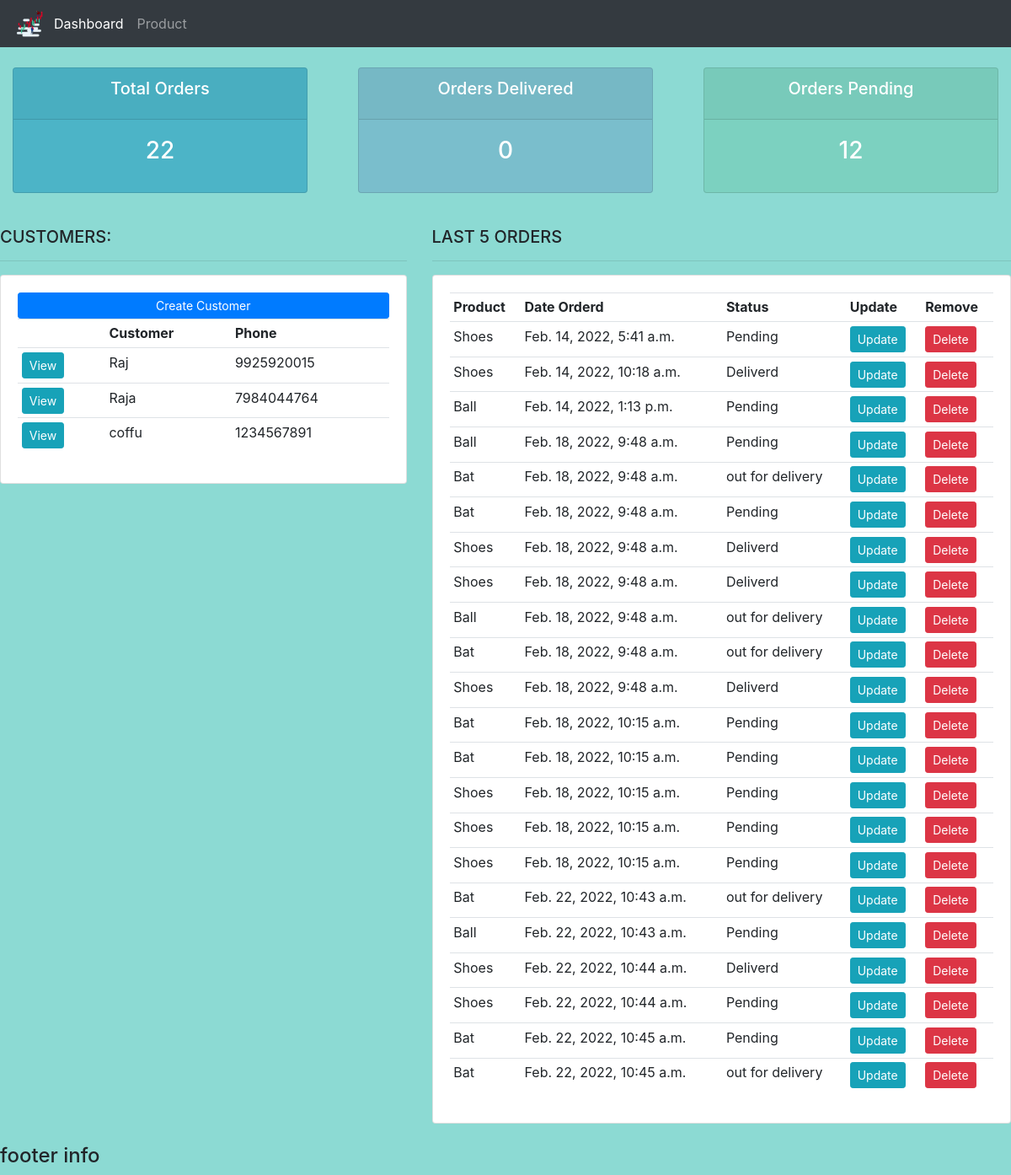
The app's page / (signed in) with its own data.
### account/models.py (models this page shows, shortened)
class Customer(models.Model):
    name = models.CharField(max_length=100)
    phone = models.IntegerField(blank=False)
    email = models.CharField(max_length=100, null= True)
    date_created = models.DateTimeField(auto_now_add=True)

class Order(models.Model):
    STATUS =(
        ('Pending', 'Pending'),
        ('out for delivery', 'Out for Delivery'),
        ('Deliverd', 'Deliverd'),
    )
    customer = models.ForeignKey(Customer, on_delete=models.SET_NULL, null=True)
    product = models.ForeignKey(Product, on_delete=models.SET_NULL, null=True)
    date_created = models.DateTimeField(auto_now_add=True, null=True)
    status = models.CharField(max_length=100, choices=STATUS, default='')
    note = models.CharField(max_length=1000, null=True)

class Product(models.Model):
	CATEGORY = (
			('Indoor', 'Indoor'),
			('Out Door', 'Out Door'),
			)
	name = models.CharField(max_length=200, null=True)
	price = models.FloatField(null=True)
	category = models.CharField(max_length=200, null=True, choices=CATEGORY)
	description = models.CharField(max_length=200, null=True, blank=True)
	date_created = models.DateTimeField(auto_now_add=True, null=True)
	tags = models.ManyToManyField(Tag)
	def __str__(self):
		return self.name

### account/views.py (the view)
# urls.py: path('', views.home, name="home"),
@login_required(login_url='login')
def home(request):
	orders = Order.objects.all()
	customers = Customer.objects.all()
	total_customers = customers.count()
	total_orders = orders.count()
	delivered = orders.filter(status='Delivered').count()
	pending = orders.filter(status='Pending').count()
	context = {'orders':orders, 'customers':customers,
	'total_orders':total_orders,'delivered':delivered,
	'pending':pending }
	return render(request, 'account/dashboard.html', context)

### account/templates/account/dashboard.html
{%  extends 'account/main.html' %}
{% block content %}
{%  include 'account/status.html' %}
<br>
<div class="row">
	<div class="col-md-5">
		<h5>CUSTOMERS:</h5>
		<hr>
		<div class="card card-body">
			<a class="btn btn-primary  btn-sm btn-block" href="">Create Customer</a>
			<table class="table table-sm">
				<tr>
					<th></th>
					<th>Customer</th>
					<th>Phone</th>
				</tr>
				{% for customer in customers %}
					<tr>
						<td><a class="btn btn-sm btn-info" href="{% url 'customer' customer.id %}">View</a></td>
						<td>{{customer.name}}</td>
						<td>{{customer.phone}}</td>
					</tr>
				{% endfor %}
			</table>
		</div>
	</div>
	<div class="col-md-7">
		<h5>LAST 5 ORDERS</h5>
		<hr>
		<div class="card card-body">
			<table class="table table-sm">
				<tr>
					<th>Product</th>
					<th>Date Orderd</th>
					<th>Status</th>
					<th>Update</th>
					<th>Remove</th>
				</tr>
				{% for order in orders %}
					<tr>
						<td>{{order.product}}</td>
						<td>{{order.date_created}}</td>
						<td>{{order.status}}</td>
						<td><a class="btn btn-sm btn-info" href="{% url 'update_order' order.id %}">Update</a></td>
						<td><a class="btn btn-sm btn-danger" href="{% url 'delete_order' order.id %}">Delete</a></td>
					</tr>
				{% endfor %}
			</table>
		</div>
	</div>
</div>
{% endblock %}

### static/css/main.css (style rules this page uses)
body { background-color: #8cdad3; }

### records on screen
Customer: name "Raj", phone "9925920015"
Customer: name "Raja", phone "7984044764"
Customer: name "coffu", phone "1234567891"
Order: product "Shoes", date_created "Feb. 14, 2022, 5:41 a.m.", status "Pending"
Order: product "Shoes", date_created "Feb. 14, 2022, 10:18 a.m.", status "Deliverd"
Order: product "Ball", date_created "Feb. 14, 2022, 1:13 p.m.", status "Pending"
Order: product "Ball", date_created "Feb. 18, 2022, 9:48 a.m.", status "Pending"
Order: product "Bat", date_created "Feb. 18, 2022, 9:48 a.m.", status "out for delivery"
Order: product "Bat", date_created "Feb. 18, 2022, 9:48 a.m.", status "Pending"
Order: product "Shoes", date_created "Feb. 18, 2022, 9:48 a.m.", status "Deliverd"
Order: product "Shoes", date_created "Feb. 18, 2022, 9:48 a.m.", status "Deliverd"
Order: product "Ball", date_created "Feb. 18, 2022, 9:48 a.m.", status "out for delivery"
Order: product "Bat", date_created "Feb. 18, 2022, 9:48 a.m.", status "out for delivery"
Order: product "Shoes", date_created "Feb. 18, 2022, 9:48 a.m.", status "Deliverd"
Order: product "Bat", date_created "Feb. 18, 2022, 10:15 a.m.", status "Pending"
Order: product "Bat", date_created "Feb. 18, 2022, 10:15 a.m.", status "Pending"
Order: product "Shoes", date_created "Feb. 18, 2022, 10:15 a.m.", status "Pending"
Order: product "Shoes", date_created "Feb. 18, 2022, 10:15 a.m.", status "Pending"
Order: product "Shoes", date_created "Feb. 18, 2022, 10:15 a.m.", status "Pending"
Order: product "Bat", date_created "Feb. 22, 2022, 10:43 a.m.", status "out for delivery"
Order: product "Ball", date_created "Feb. 22, 2022, 10:43 a.m.", status "Pending"
Order: product "Shoes", date_created "Feb. 22, 2022, 10:44 a.m.", status "Deliverd"
Order: product "Shoes", date_created "Feb. 22, 2022, 10:44 a.m.", status "Pending"
Order: product "Bat", date_created "Feb. 22, 2022, 10:45 a.m.", status "Pending"
Order: product "Bat", date_created "Feb. 22, 2022, 10:45 a.m.", status "out for delivery"

### other values on screen
{{ total_orders }} "22"
{{ delivered }} "0"
{{ pending }} "12"
